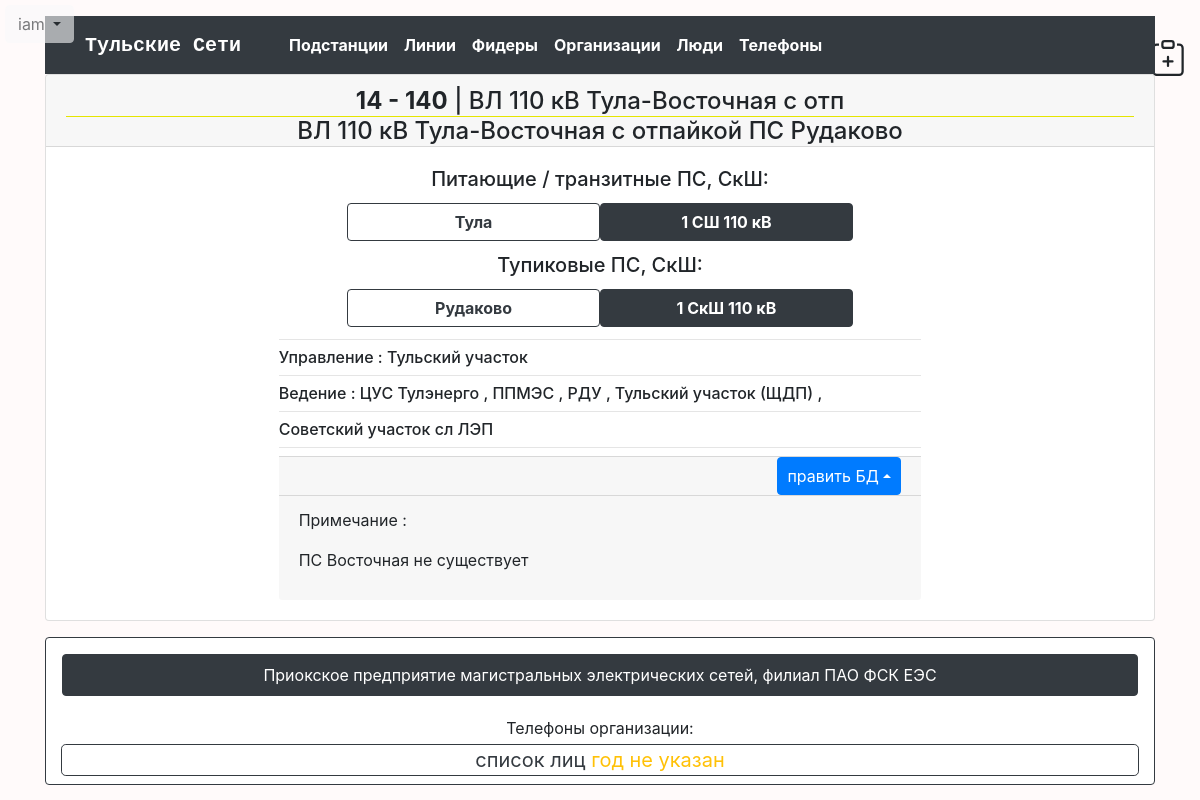
The page /line/18/ (signed in) on the database its author committed.
### tula_net/models.py (models this page shows, shortened)
class Line(models.Model):
    name = models.CharField(max_length=64, verbose_name='Название')
    full_name = models.CharField(max_length=128, verbose_name='Полное название', blank=True, null=True)
    short_name = models.CharField(max_length=32, verbose_name='Цифровое название', blank=True, default='')
    ps_p1 = models.PositiveSmallIntegerField('ПС №1')
    sec_p1 = models.PositiveSmallIntegerField('СШ ПС №1')
    ps_p2 = models.PositiveSmallIntegerField('ПС №2', blank=True, null=True)
    sec_p2 = models.PositiveSmallIntegerField('СШ ПС №2', blank=True, null=True)
    ps_m1 = models.PositiveSmallIntegerField('ПС №3', blank=True, null=True)
    sec_m1 = models.PositiveSmallIntegerField('СШ ПС №3', blank=True, null=True)
    ps_m2 = models.PositiveSmallIntegerField('ПС №4', blank=True, null=True)
    sec_m2 = models.PositiveSmallIntegerField('СШ ПС №4', blank=True, null=True)
    ps_m3 = models.PositiveSmallIntegerField('ПС №5', blank=True, null=True)
    sec_m3 = models.PositiveSmallIntegerField('СШ ПС №5', blank=True, null=True)
    ps_m4 = models.PositiveSmallIntegerField('ПС №6', blank=True, null=True)
    sec_m4 = models.PositiveSmallIntegerField('СШ ПС №6', blank=True, null=True)
    voltage = models.ForeignKey(ClassVoltage, verbose_name='Напряжение', related_name='lines', on_delete=models.PROTECT)
    management = models.ForeignKey(Region, verbose_name='Управление', related_name='lines_upr',
                                   on_delete=models.CASCADE, default=2)
    maintenance = models.ManyToManyField(Region, verbose_name='Ведение', related_name='lines_ved', blank=True)
    subscriber = models.ForeignKey(Subscriber, related_name='lines', on_delete=models.SET_NULL,
                                   verbose_name='абонент', blank=True, null=True)
    length = models.FloatField(verbose_name='Протяженность', blank=True, null=True)
    number_columns = models.PositiveSmallIntegerField(verbose_name='Количество опор', blank=True, null=True)
    group = models.ForeignKey(GroupLine, related_name='lines', verbose_name='Участок сл ВЛ',
                              on_delete=models.CASCADE, default=1)
    description = models.TextField(verbose_name='Описение', blank=True, null=True)
    kvl = models.BooleanField(verbose_name='КВЛ?', default=False)
    class Meta:
        verbose_name = "Линия"
        verbose_name_plural = "Линии"
        ordering = ['voltage', 'short_name']

class ClassVoltage(models.Model):
    class_voltage = models.SmallIntegerField(verbose_name='Класс напряжения')
    class Meta:
        verbose_name = "напряжение"
        verbose_name_plural = "напряжения"
        ordering = ['-class_voltage']

class Section(models.Model):
    substation = models.ForeignKey(Substation, related_name='sections', on_delete=models.CASCADE)
    number = models.PositiveSmallIntegerField(verbose_name='№ секции', blank=True, null=True)
    name = models.CharField(max_length=32, verbose_name='Название секции')
    voltage = models.ForeignKey(ClassVoltage, verbose_name='напряжение', on_delete=models.PROTECT, blank=True,
                                null=True)
    from_T = models.PositiveSmallIntegerField(verbose_name='питается от/питает Т №', blank=True, null=True)
    blind = models.BooleanField(default=False, verbose_name='Тупиковая')
    description = models.TextField(verbose_name='Описение', blank=True)
    def get_absolute_url(self):
        return reverse('one_section', kwargs={'pk': self.pk})
    class Meta:
        verbose_name = "Секция"
        verbose_name_plural = "Секции"
        ordering = ['voltage__class_voltage', 'name']

class Substation(models.Model):
    number = models.PositiveSmallIntegerField(verbose_name='Номер ПС', unique=True)
    name = models.CharField(max_length=32, verbose_name='Название ПС', unique=True)
    voltage_h = models.ForeignKey(
        ClassVoltage, verbose_name='напряжение высокое', related_name='ps_volt_h',
        blank=True, null=True, on_delete=models.PROTECT)
    voltage_m = models.ForeignKey(
        ClassVoltage, verbose_name='напряжение среднее', related_name='ps_volt_m',
        blank=True, null=True, on_delete=models.PROTECT)
    voltage_l = models.ForeignKey(
        ClassVoltage, verbose_name='напряжение низкое', related_name='ps_volt_l',
        blank=True, null=True, on_delete=models.PROTECT)
    alien = models.BooleanField(verbose_name='чужая?')
    owner = models.ForeignKey('Subscriber', related_name='substations', verbose_name='Владелец',
                              on_delete=models.SET_NULL, blank=True, null=True)
    group = models.ForeignKey(Group, related_name='substations', verbose_name='Группа',
                              on_delete=models.CASCADE)
    location = models.TextField(verbose_name='Расположение', blank=True)
    region = models.ForeignKey(Region, verbose_name='Участок', related_name='substations',
                               on_delete=models.SET_NULL, blank=True, null=True)
    description = models.TextField(verbose_name='Описение', blank=True)
    def get_absolute_url(self):
        return reverse('substation', kwargs={'pk': self.pk})
    def __str__(self):
        return self.name
    class Meta:
        verbose_name = "Подстанция"
        verbose_name_plural = "Подстанции"
        ordering = ['number']

class Region(models.Model):
    name = models.CharField(max_length=128, verbose_name='Регион', unique=True)
    for_menu = models.BooleanField(default=False, verbose_name='Добавить в меню')
    class Meta:
        verbose_name = "Регион"
        verbose_name_plural = "Регион"
    def __str__(self):
        return self.name

class GroupLine(models.Model):
    name = models.CharField(max_length=64, verbose_name='Группа', unique=True)
    location = models.TextField(verbose_name='Расположение', blank=True)
    description = models.TextField(verbose_name='Описение', blank=True)
    ours = models.BooleanField(verbose_name='наши', blank=True, null=True)
    def __str__(self):
        return self.name
    class Meta:
        verbose_name = "Участок сл ВЛ"
        verbose_name_plural = "Участки сл ВЛ"
        ordering = ['-ours', 'name']

class Subscriber(models.Model):
    name = models.CharField(max_length=128, verbose_name='Название организации', unique=True)
    short_name = models.CharField(max_length=16, verbose_name='Назв орган сокращ', blank=True, null=True)
    ours = models.BooleanField(verbose_name='наши')
    year_update = models.PositiveSmallIntegerField(verbose_name='Списки обновлены', blank=True, null=True)
    description = models.TextField(verbose_name='Описение', blank=True)
    region = models.ForeignKey(
        Region, verbose_name='участок', default=2, blank=True, null=True, on_delete=models.SET_NULL)
    def __str__(self):
        return self.name
    class Meta:
        verbose_name = "организация"
        verbose_name_plural = "организации"
        ordering = ['-ours', 'name']

### tula_net/views.py (the view)
# urls.py: path('line/<int:pk>/', OneLine1View.as_view(), name='line'),
class OneLine1View(DetailView):
    model = Line
    context_object_name = 'line'
    template_name = 'tula_net/one_line1.html'
    def get_queryset(self):
        return Line.objects.select_related('voltage', 'group', 'voltage', 'subscriber', 'management'). \
            prefetch_related('maintenance')
    def get_context_data(self, *, object_list=None, **kwargs):
        context = super().get_context_data(**kwargs)
        context['plus'] = Section.objects.select_related('substation'). \
            filter(Q(substation__number=self.object.ps_p1, number=self.object.sec_p1, voltage=self.object.voltage) |
                   Q(substation__number=self.object.ps_p2, number=self.object.sec_p2, voltage=self.object.voltage))
        context['minus'] = Section.objects.select_related('substation'). \
            filter(Q(substation__number=self.object.ps_m1, number=self.object.sec_m1, voltage=self.object.voltage) |
                   Q(substation__number=self.object.ps_m2, number=self.object.sec_m2, voltage=self.object.voltage) |
                   Q(substation__number=self.object.ps_m3, number=self.object.sec_m3, voltage=self.object.voltage) |
                   Q(substation__number=self.object.ps_m4, number=self.object.sec_m4, voltage=self.object.voltage)
                   )
        return context

### tula_net/context_processors.py (called while the page is built)
def add_titles(request):
    return {
        'title': 'Тульские Сети',
        'title_add': 'Добавить',
        'title_upd': 'Редактировать',
        'title_del': 'Удалить',
        'title_feeder': 'фидер',
        'title_substation': 'подстанцию',
        'title_subscriber': 'организацию',
        'title_phone': 'телефон',
        'title_person': 'лицо',
        'title_section': 'секцию',
        'title_line': 'линию',
        'title_char': 'характеристики фидера',
    }

def logik(request):
    return {
        'current_year': datetime.now().year,
        'logik_metod': request.path[1:5],
        'logik_obj': request.path[4:10],
        'logik_add': 'add_',
        'logik_upd': 'upd_',
        'logik_del': 'del_',
        'logik_feeder': '_feede',
        'logik_substation': '_subst',
        'logik_subscriber': '_subsc',
        'logik_phone': '_phone',
        'logik_person': '_perso',
        'logik_section': '_secti',
        'logik_line': '_line/',
        'logik_char': '_chara'
    }

def signs(request):
    return {
        'context_menu': {
            'substations': 'Подстанции',
            'lines': 'Линии',
            'sfeeders': 'Фидеры',
            'subscribers': 'Организации',
            'persons': ' Ответственные лица',
            'phones': 'Телефоны',
        }
    }

def class_volt(request):
    return {
        'feeder_6': "btn btn-light border-success px-3 py-0 mx-1",
        'feeder_10': "btn btn-light border-primary px-3 py-0 mx-1",
        'feeder_x': "btn btn-secondary px-3 py-0 mx-1",
        'line_35': "border-danger btn btn-dark py-0 px-4 m-1 vl-border",
        'line_110': 'border-warning btn btn-dark py-0 px-4 m-1 vl-border',
        'line_x': 'btn btn-secondary py-0 px-4 m-1',
    }

### tula_net/templates/tula_net/one_line1.html (shortened to what this page needs)
{% extends 'base.html' %}
{% block cards1 %}
<div class="card mb-3">
    <h4 class="card-header mb-0 pb-0 text-center">
 {% if line.short_name %} <b>{{ line.short_name }}</b> | {% endif %}
        {{ line.name }} <br>
        <hr class="my-0"
            {% if line.voltage.class_voltage == 220 %}
            color="blue"
            {% elif line.voltage.class_voltage == 110 %}
                        color="yellow"
            {% elif line.voltage.class_voltage == 35 %}
                        color="red"
            {% endif %}
        >
        {% if line.full_name %} {{ line.full_name }} <br> {% endif %}
        </h4>
        <div class="card-body col-12 col-lg-8 mx-auto px-5">
        <h5 class="text-center">Питающие / транзитные ПС, СкШ:</h5>
            <div class="col-12 col-sm-12 col-md-10 row mx-auto">
            {% for pl in plus %}
                <a href="{{ pl.substation.get_absolute_url }}" class="btn btn-outline-dark col-6 my-1">
                    <b>{{ pl.substation }}</b>
                </a>
                <a href="{{ pl.get_absolute_url }}" class="btn btn-dark col-6 my-1">
                    <b> {{ pl.name }}</b>
                </a><br>
            {% endfor %}
</div>
            <h5 class="text-center mt-2">Тупиковые  ПС, СкШ:</h5>
<div class="col-12 col-sm-12 col-md-10 row mx-auto">
            {% for min in minus %}
                <a href="{{ min.substation.get_absolute_url }}" class="btn btn-outline-dark col-6 my-1">
                    <b>{{ min.substation }}</b>
                </a>
                <a href="{{ min.get_absolute_url }}" class="btn btn-dark col-6 my-1">
                    <b> {{ min.name }}</b>
                </a><br>
            {% empty %}
            У {{ line }} нет тупиков
            {% endfor %}
</div>
            <h6><hr class="my-2">
            {% if line.management %}
                Управление : {{ line.management }}
                <hr class="my-2">
            {% endif %}
            {% if line.maintenance.count %} Ведение :
                {% for m in line.maintenance.all %} {{ m }} , {% endfor %}
                <hr class="my-2">
            {% endif %}
            {% if line.group %}
                {{ line.group }} участок сл ЛЭП
                <hr class="my-2">
                {% endif %}</h6>
            <div class="card-footer text-right py-0">
                <div class="btn-group dropup">
                  <button type="button" class="btn btn-primary dropdown-toggle dropdown-toggle-split" data-toggle="dropdown" aria-haspopup="true" aria-expanded="false">
                    править БД<span class="sr-only">Toggle Dropdown</span>
                  </button>
                </div>
            </div>
            <div class="card-footer">
                {% if line.description %}
                <p>Примечание : {{ line.description|linebreaks  }}</p>
                {% endif %}
            </div>
  </div>
</div>
            {% for pl in plus %}
            {% if pl.substation.alien %}
         <div class="card mb-3 border border-dark">
            <a href="{{ subscriber.get_absolute_url }}" class="btn btn-dark p-1 m-3" >
                <p class="m-1">{{ pl.substation.owner }}</p>
            </a>
            <div class="card-body p-1 text-center"> Телефоны организации:
           </div>
            <div class="container">
              <div class="panel-group ">
                <div class="panel panel-default ">
                  <div class="panel-heading">
                    <h4 class="panel-title text-center">
                      <a data-toggle="collapse" class="btn btn-outline-dark btn-lg btn-block py-0"  href="#{{ pl.substation.owner.pk }}">
						{% if pl.substation.owner.year_update == 1 %}
						    <span class='text-danger'>списка лиц нет совсем</span>
						{% else %}
                          список лиц
                          {% if pl.substation.owner.year_update %}
                            на {{ pl.substation.owner.year_update }} год
                          {% else %}
                            <span class="text-warning">год не указан</span>
                          {% endif %}
                    	{% endif %}
                      </a>
                    </h4>
                  </div>
                </div>
              </div>
            </div>
</div>
            {% endif %}
            {% endfor %}
{% endblock %}

### templates/incl/_user_bar.html (shortened to what this page needs)
<div class="btn-group user_bar">
  <button type="button" class="btn btn-light dropdown-toggle " data-toggle="dropdown" aria-haspopup="true" aria-expanded="false">
    {{ request.user }}
  </button>
</div>

### Tula_Networks/static/css/style.css (style rules this page uses)
body { background-color: #FFFAFA; }
.user_bar { z-index: 999999; position: fixed; left: 5px; top: 5px; opacity: 0.6; }

### rows shown on the page
Line: short_name "14 - 140", name "ВЛ 110 кВ Тула-Восточная с отп", full_name "ВЛ 110 кВ Тула-Восточная с отпайкой ПС Рудаково", management "Тульский участок", group "Советский", description "ПС Восточная не существует"
Section: substation "Тула", name "1 СШ 110 кВ", substation.owner "Приокское предприятие магистральных электрических сетей, филиал ПАО ФСК ЕЭС", shows "список лиц", shows "год не указан"
Section: substation "Рудаково", name "1 СкШ 110 кВ"
Region: name "ЦУС Тулэнерго"
Region: name "ППМЭС"
Region: name "РДУ"
Region: name "Тульский участок (ЩДП)"

### other values the page prints
{{ request.user }} "iam"
